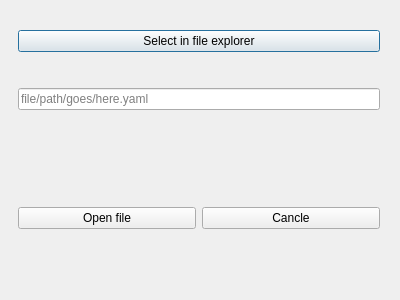
<?xml version="1.0" encoding="UTF-8"?>
<ui version="4.0">
 <class>OpenConstraintFileDialog</class>
 <widget class="QDialog" name="OpenConstraintFileDialog">
  <property name="geometry">
   <rect>
    <x>0</x>
    <y>0</y>
    <width>400</width>
    <height>300</height>
   </rect>
  </property>
  <property name="sizePolicy">
   <sizepolicy hsizetype="Minimum" vsizetype="Minimum">
    <horstretch>0</horstretch>
    <verstretch>0</verstretch>
   </sizepolicy>
  </property>
  <property name="windowTitle">
   <string>Open File</string>
  </property>
  <layout class="QVBoxLayout" name="verticalLayout">
   <property name="leftMargin">
    <number>9</number>
   </property>
   <property name="topMargin">
    <number>0</number>
   </property>
   <item>
    <widget class="QWidget" name="file_select_widget" native="true">
     <property name="sizePolicy">
      <sizepolicy hsizetype="Preferred" vsizetype="Minimum">
       <horstretch>0</horstretch>
       <verstretch>0</verstretch>
      </sizepolicy>
     </property>
     <layout class="QVBoxLayout" name="verticalLayout_2">
      <property name="topMargin">
       <number>0</number>
      </property>
      <property name="bottomMargin">
       <number>0</number>
      </property>
      <item>
       <widget class="QPushButton" name="open_file_explore_pushButton">
        <property name="text">
         <string>Select in file explorer</string>
        </property>
       </widget>
      </item>
      <item>
       <widget class="QLineEdit" name="file_path_lineEdit">
        <property name="text">
         <string/>
        </property>
        <property name="placeholderText">
         <string>file/path/goes/here.yaml</string>
        </property>
       </widget>
      </item>
     </layout>
    </widget>
   </item>
   <item>
    <widget class="QWidget" name="open_or_cancel_widget" native="true">
     <property name="sizePolicy">
      <sizepolicy hsizetype="Preferred" vsizetype="Minimum">
       <horstretch>0</horstretch>
       <verstretch>0</verstretch>
      </sizepolicy>
     </property>
     <layout class="QHBoxLayout" name="horizontalLayout_2">
      <property name="topMargin">
       <number>0</number>
      </property>
      <property name="bottomMargin">
       <number>0</number>
      </property>
      <item>
       <widget class="QPushButton" name="open_file_pushButton">
        <property name="text">
         <string>Open file</string>
        </property>
       </widget>
      </item>
      <item>
       <widget class="QPushButton" name="cancle_pushButton">
        <property name="text">
         <string>Cancle</string>
        </property>
       </widget>
      </item>
     </layout>
    </widget>
   </item>
  </layout>
 </widget>
 <resources/>
 <connections/>
</ui>
